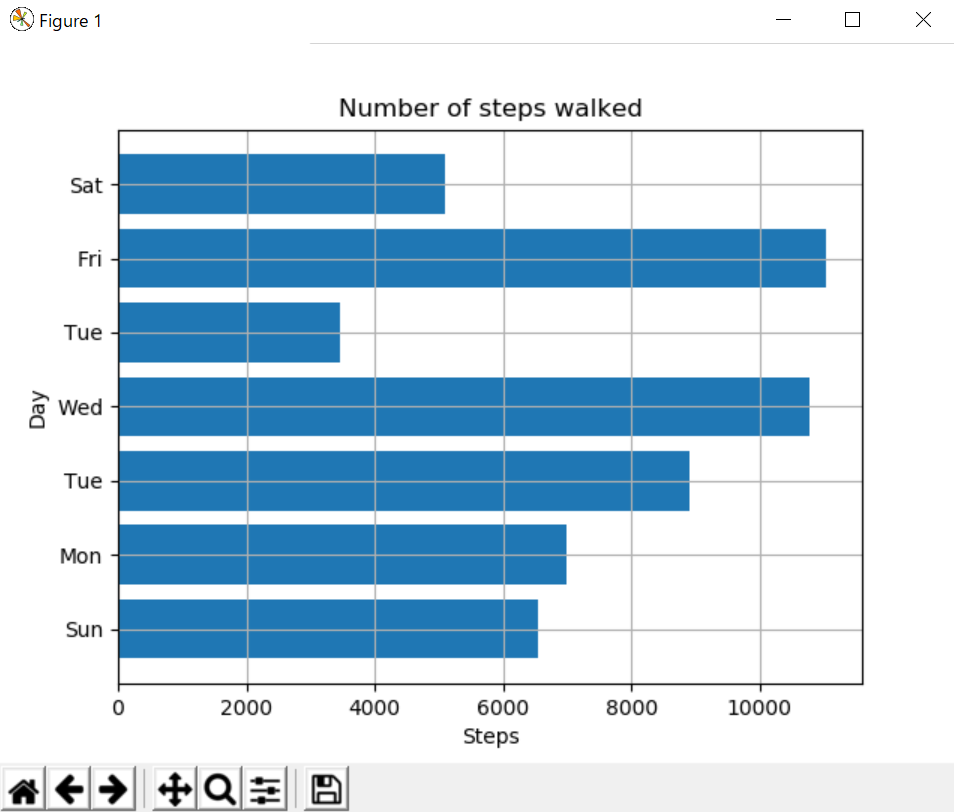

Write the Python code that produced this figure.
import matplotlib.pyplot as plt

steps=[6543,7000,8900,10789,3467,11045,5095]
labels=['Sun','Mon','Tue','Wed','Tue','Fri','Sat']
num_bars=len(steps)
positions=range(1,num_bars+1)
plt.barh(positions,steps,align='center')

plt.yticks(positions,labels)
plt.xlabel('Steps')
plt.ylabel('Day')
plt.title('Number of steps walked')

plt.grid()
plt.show()
